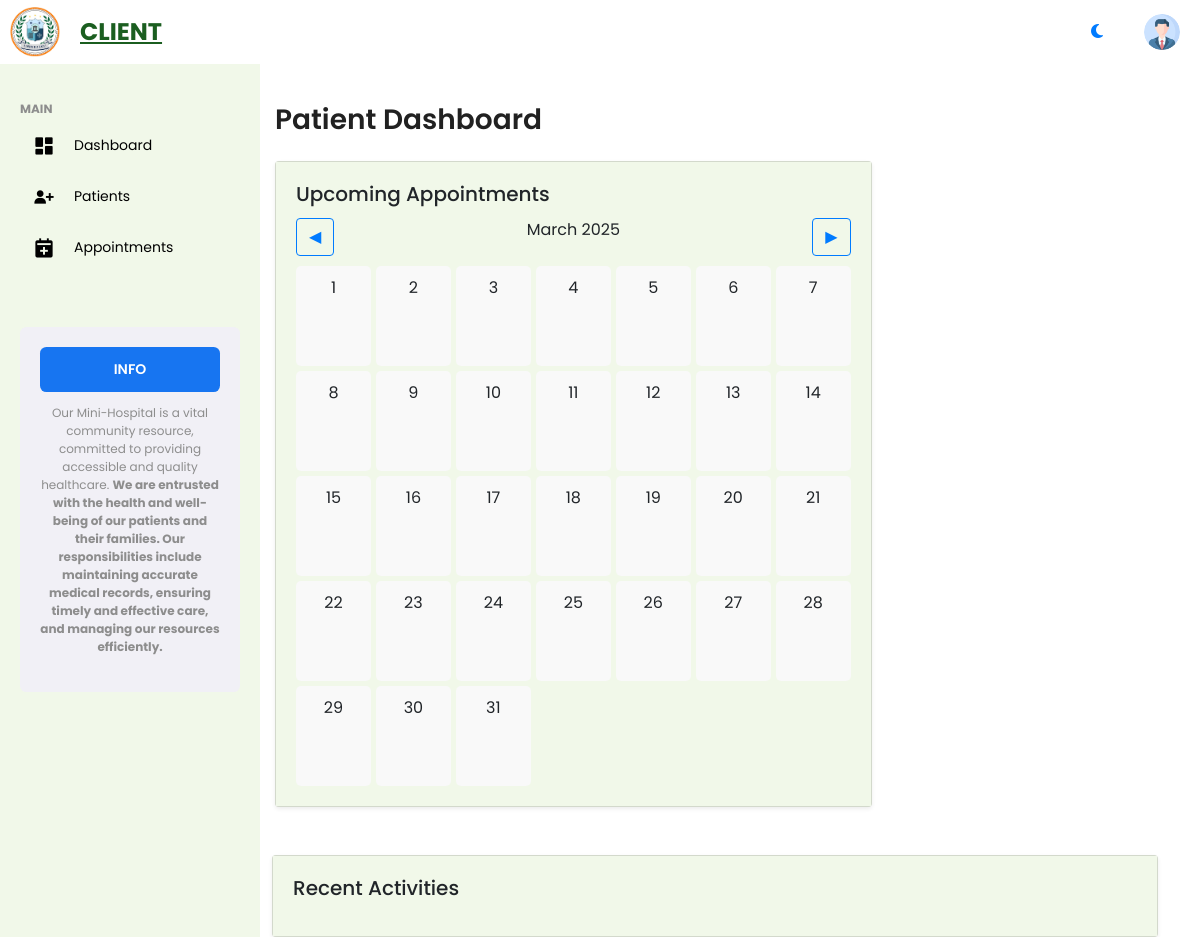
Page /client/client_dashboard.php (signed in) on the earlier database version.
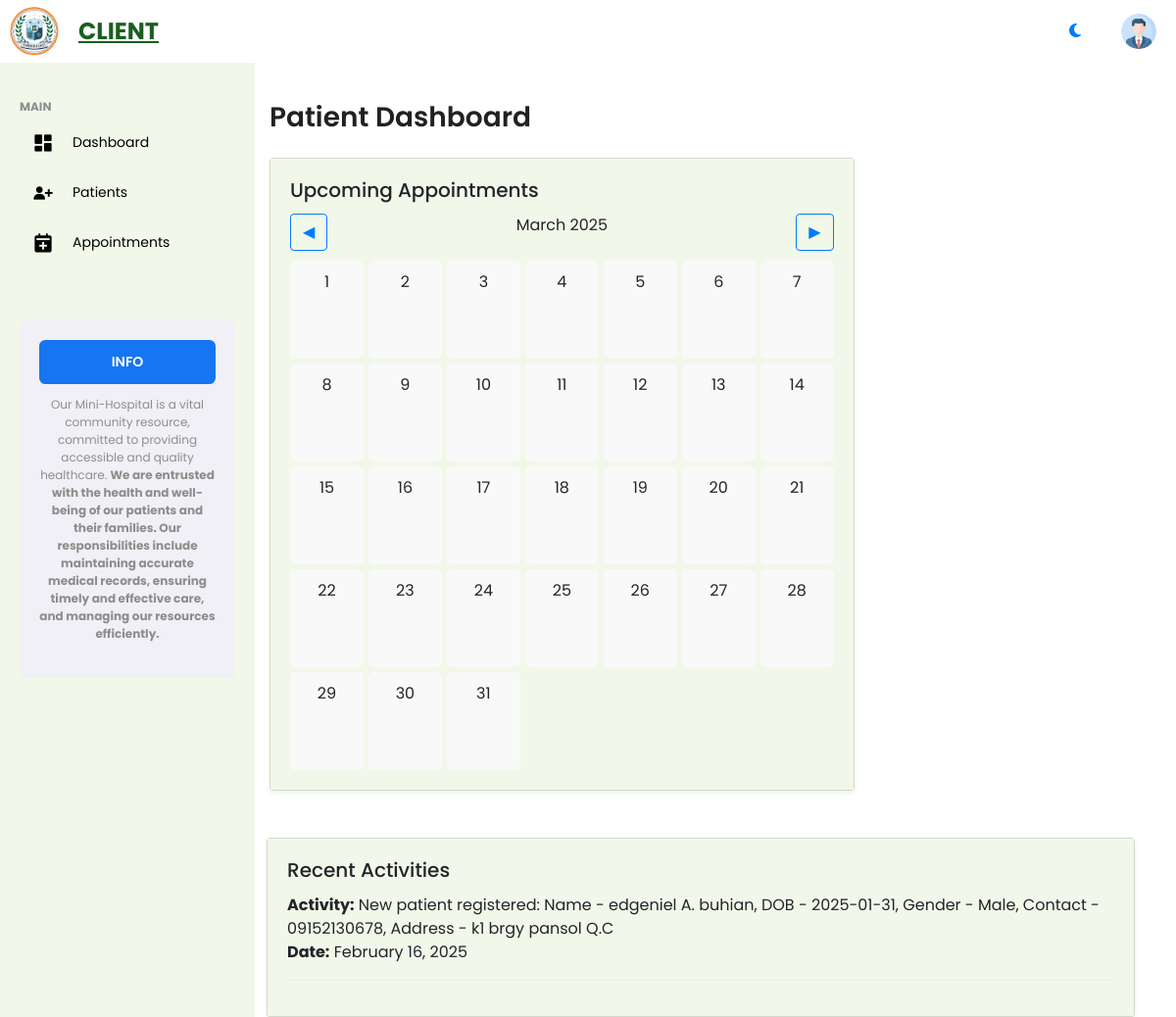
Same page on the later database version.
### tables this page shows
CREATE TABLE `logs` (
  `id` int(11) NOT NULL,
  `message` text NOT NULL,
  `created_at` timestamp NOT NULL DEFAULT current_timestamp()
);

### client/client_dashboard.php (the view, shortened to what this page needs)
<?php
include('../client/assets/inc/header.php');
include('../client/assets/inc/sidebar.php');
include('../client/assets/inc/navbar.php');
$user_id = $_SESSION['user_id'];
$activities_query = "SELECT * FROM logs WHERE id = ? ORDER BY created_at DESC LIMIT 5";
$stmt = $conn->prepare($activities_query);
$stmt->bind_param("i", $user_id);
$stmt->execute();
$activities_result = $stmt->get_result();
?>
<body>
    <div class="container mt-4">
        <h1 class="h3 mb-4">Patient Dashboard</h1>
        <div class="row g-4">
<div class="col-sm-12 col-lg-8">
    <div class="card shadow-sm">
        <div class="card-body">
            <h5 class="card-title">Upcoming Appointments</h5>
            <div class="calendar-container">
                <div class="calendar-header">
                    <button id="prev-month" class="btn btn-outline-primary">&#9664;</button>
                    <span id="month-name"></span>
                    <button id="next-month" class="btn btn-outline-primary">&#9654;</button>
                </div>
                <div class="calendar-days">
                </div>
            </div>
        </div>
    </div>
</div>
        <div class="row g-4 mt-4">
            <div class="col-12">
                <div class="card shadow-sm">
                    <div class="card-body">
                        <h5 class="card-title">Recent Activities</h5>
                        <ul class="list-unstyled">
                            <?php while ($activity = $activities_result->fetch_assoc()) { ?>
                                <li>
                                    <strong>Activity:</strong> <?= $activity['message'] ?><br>
                                    <strong>Date:</strong> <?= date("F j, Y", strtotime($activity['created_at'])) ?>
                                </li>
                                <hr>
                            <?php } ?>
                        </ul>
                    </div>
                </div>
            </div>
        </div>
    </div>
</body>
</html>

Differences in the rows shown:
added logs: message "New patient registered: Name - edgeniel A. buhian, DOB - 2025-01-31, Gender - Male, Contact - 09152130678, Address - k1 brgy pansol Q.C", created_at "February 16, 2025"
